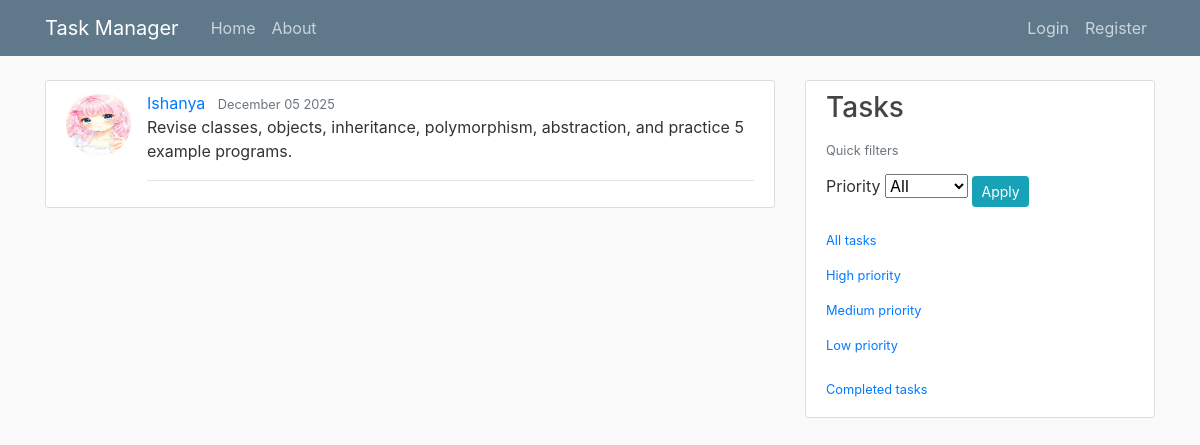
The app's page /task/7 with its own data.
### task/models.py (models this page shows, shortened)
class Task(models.Model):
    PRIORITY_CHOICES = [
        ('L', 'Low'),
        ('M', 'Medium'),
        ('H', 'High'),
    ]
    owner=models.ForeignKey(User,on_delete=models.CASCADE)
    title=models.CharField(max_length=200)
    description=models.TextField()
    is_completed=models.BooleanField(default=False)
    created_at = models.DateTimeField(default=timezone.now)
    priority = models.CharField(
        max_length=1,
        choices=PRIORITY_CHOICES,
        default='L',
    )

### users/models.py (models this page shows, shortened)
class Profile(models.Model):
    user = models.OneToOneField(User, on_delete=models.CASCADE)
    image = models.ImageField(default='users/default.jpg', upload_to='profile_pics')

### task/views.py (the view)
# urls.py: path('task/<int:pk>',TodoDetailView.as_view(),name="task-detail"),
class TodoDetailView(DetailView):
    model=Task

### task/templates/task/task_detail.html (shortened to what this page needs)
{% extends "task/base.html" %}
{% block content %}
<article class="media content-section">
    <img class="rounded-circle article-img" src="{{ object.owner.profile.image.url }}">
  <div class="media-body">
    <div class="article-metadata">
      <a class="mr-2" href="#">{{ object.owner }}</a>
      <small class="text-muted">{{ object.created_at|date:" F d Y" }}</small>
    <p class="article-content">{{ task.description }}</p>
    </div>
  </div>
</article>
{% endblock content %}

### task/static/task/main.css (style rules this page uses)
body { background: #fafafa; color: #333333; margin-top: 5rem; }
.content-section { background: #ffffff; padding: 10px 20px; border: 1px solid #dddddd; border-radius: 3px; margin-bottom: 20px; }
.article-content { white-space: pre-line; }
.article-img { height: 65px; width: 65px; margin-right: 16px; }
.article-metadata { padding-bottom: 1px; margin-bottom: 4px; border-bottom: 1px solid #e3e3e3 }

### records on screen
Task: owner.profile.image (placeholder picture), owner "Ishanya", created_at "December 05 2025", description "Revise classes, objects, inheritance, polymorphism, abstraction, and practice 5 example programs."
